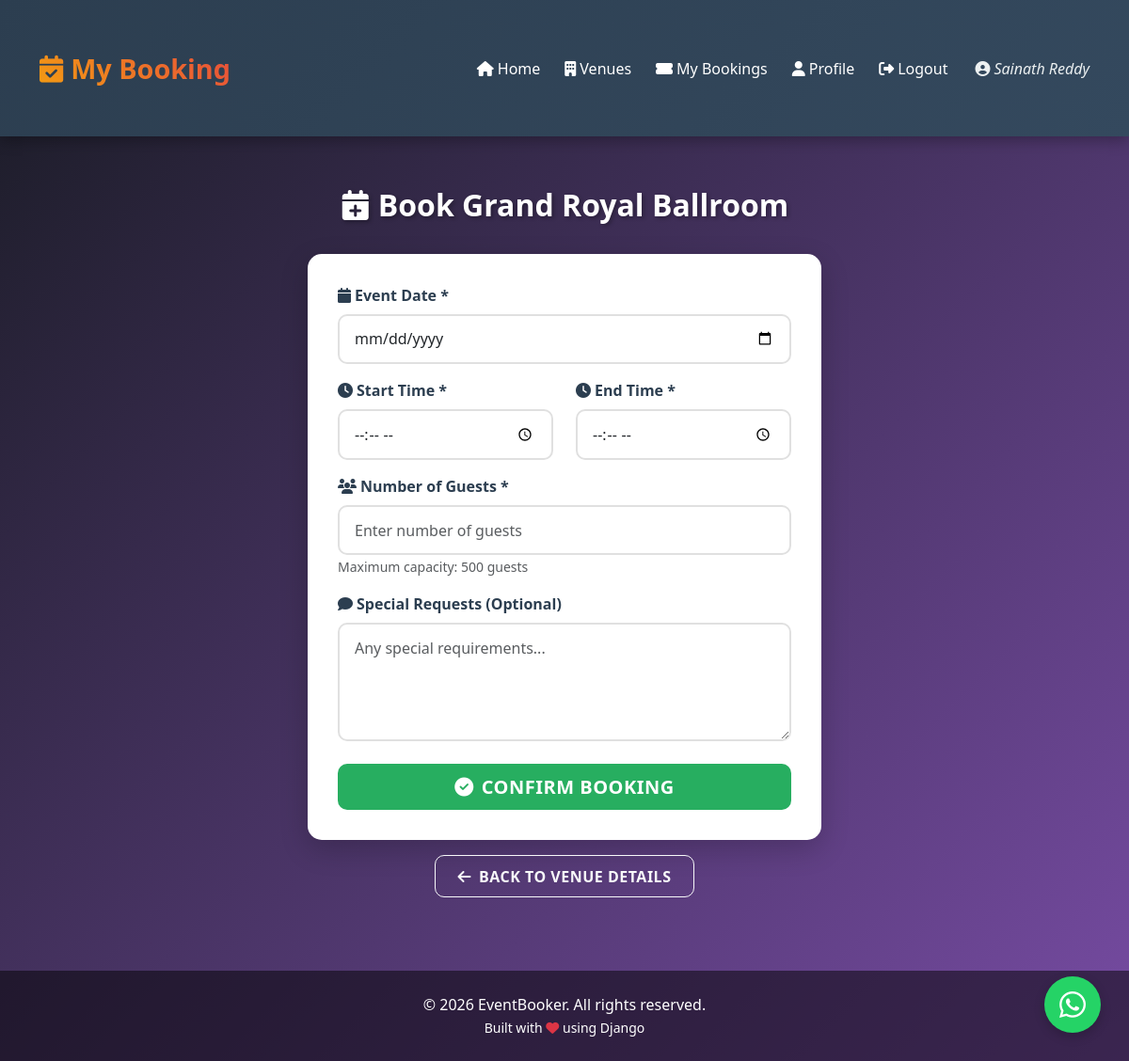
Page /venue/4/book/ (signed in) on the committed database.
### users/models.py (models this page shows, shortened)
class User(AbstractBaseUser, PermissionsMixin):
    email = models.EmailField(unique=True)
    name = models.CharField(max_length=100)
    phone = models.CharField(max_length=15, blank=True)
    is_active = models.BooleanField(default=True)
    is_staff = models.BooleanField(default=False)
    objects = CustomUserManager()
    USERNAME_FIELD = 'email'
    REQUIRED_FIELDS = ['name']

### bookings/models.py (models this page shows, shortened)
class Venue(models.Model):
    VENUE_TYPES = [
        ('wedding_hall', 'Wedding Hall'),
        ('fest', 'Fest'),
        ('dining_table', 'Dining Table'),
        ('vip_table', 'VIP Table'),
        ('conference_room', 'Conference Room'),
    ]
    name = models.CharField(max_length=100)
    venue_type = models.CharField(max_length=20, choices=VENUE_TYPES)
    capacity = models.PositiveIntegerField(help_text="Maximum number of guests")
    location = models.CharField(max_length=200)
    description = models.TextField(blank=True)
    price_per_hour = models.DecimalField(max_digits=8, decimal_places=2)
    image = models.ImageField(upload_to='venues/', blank=True, null=True)
    is_available = models.BooleanField(default=True)
    created_at = models.DateTimeField(auto_now_add=True)

### bookings/views.py (the view, shortened to what this page needs)
# urls.py: path('venue/<int:venue_id>/book/', views.create_booking, name='create_booking'),
@login_required(login_url='login')
def create_booking(request, venue_id):
    venue = get_object_or_404(Venue, pk=venue_id)
    if not venue.is_available:
        messages.error(request, 'This venue is currently unavailable.')
        return redirect('home')
    return render(request, 'bookings/booking_form.html', {'venue': venue})

### templates/bookings/booking_form.html (shortened to what this page needs)
{% extends 'base.html' %}
{% block content %}
<div class="row justify-content-center">
    <div class="col-lg-6">
        <h2 class="text-center">
            <i class="fas fa-calendar-plus me-2"></i>Book {{ venue.name }}
        </h2>
        <form method="post" id="bookingForm">
            <div class="mb-3">
                <label class="form-label">
                    <i class="fas fa-calendar me-1"></i>Event Date *
                </label>
                <input type="date" name="event_date" class="form-control" required
                       value="{{ form_data.event_date|default:'' }}">
            </div>
            <div class="row">
                <div class="col-md-6 mb-3">
                    <label class="form-label">
                        <i class="fas fa-clock me-1"></i>Start Time *
                    </label>
                    <input type="time" name="start_time" class="form-control" required
                           value="{{ form_data.start_time|default:'' }}">
                </div>
                <div class="col-md-6 mb-3">
                    <label class="form-label">
                        <i class="fas fa-clock me-1"></i>End Time *
                    </label>
                    <input type="time" name="end_time" class="form-control" required
                           value="{{ form_data.end_time|default:'' }}">
                </div>
            </div>
            <div class="mb-3">
                <label class="form-label">
                    <i class="fas fa-users me-1"></i>Number of Guests *
                </label>
                <input type="number" name="guests" class="form-control"
                       placeholder="Enter number of guests" required min="1"
                       max="{{ venue.capacity }}"
                       value="{{ form_data.guests|default:'' }}">
                <small class="text-muted">Maximum capacity: {{ venue.capacity }} guests</small>
            </div>
            <div class="mb-4">
                <label class="form-label">
                    <i class="fas fa-comment me-1"></i>Special Requests (Optional)
                </label>
                <textarea name="special_requests" class="form-control" rows="4"
                          placeholder="Any special requirements...">{{ form_data.special_requests|default:'' }}</textarea>
            </div>
            <button type="submit" class="btn btn-success btn-lg w-100">
                <i class="fas fa-check-circle me-2"></i>Confirm Booking
            </button>
        </form>
        <div class="text-center mt-3">
            <a href="{% url 'venue_detail' venue.pk %}" class="btn btn-outline-light">
                <i class="fas fa-arrow-left me-2"></i>Back to Venue Details
            </a>
        </div>
    </div>
</div>
{% endblock %}

### templates/base.html (shortened to what this page needs)
<!DOCTYPE html>
<html lang="en">
<head>
    <link href="https://cdn.jsdelivr.net/npm/bootstrap@5.3.0/dist/css/bootstrap.min.css" rel="stylesheet">
    <link rel="stylesheet" href="https://cdnjs.cloudflare.com/ajax/libs/font-awesome/6.4.0/css/all.min.css">
    {% load static %}
    <link rel="stylesheet" href="{% static 'css/style.css' %}">
</head>
<body>
    <nav class="navbar navbar-expand-lg navbar-dark">
        <div class="container">
            <a class="navbar-brand" href="{% url 'home' %}">
                <i class="fas fa-calendar-check me-2"></i>My Booking
            </a>
            <div class="collapse navbar-collapse" id="navbarNav">
                <ul class="navbar-nav ms-auto align-items-center">
                    {% if user.is_authenticated %}
                        <li class="nav-item">
                            <a class="nav-link" href="{% url 'home' %}">
                                <i class="fas fa-home me-1"></i>Home
                            </a>
                        </li>
                        <li class="nav-item">
                            <a class="nav-link" href="{% url 'venue_list' %}">
                                <i class="fas fa-building me-1"></i>Venues
                            </a>
                        </li>
                        <li class="nav-item">
                            <a class="nav-link" href="{% url 'my_bookings' %}">
                                <i class="fas fa-ticket-alt me-1"></i>My Bookings
                            </a>
                        </li>
                        <li class="nav-item">
                            <a class="nav-link" href="{% url 'profile' %}">
                                <i class="fas fa-user me-1"></i>Profile
                            </a>
                        </li>
                        <li class="nav-item">
                            <a class="nav-link" href="{% url 'logout' %}">
                                <i class="fas fa-sign-out-alt me-1"></i>Logout
                            </a>
                        </li>
                        <li class="nav-item">
                            <span class="navbar-text ms-3">
                                <i class="fas fa-user-circle me-1"></i>{{ user.name }}
                            </span>
                        </li>
                    {% endif %}
                </ul>
            </div>
        </div>
    </nav>
    <main class="container mt-4">
        {% block content %}{% endblock %}
    </main>
    <footer class="text-center text-white mt-5 py-4" style="background: rgba(0,0,0,0.5);">
        <p class="mb-0">
            &copy; {% now "Y" %} EventBooker. All rights reserved.
            <br>
            <small>Built with <i class="fas fa-heart text-danger"></i> using Django</small>
        </p>
    </footer>
    {% if user.is_authenticated %}
        {% with user_name=user.name|urlencode user_phone=user.phone|urlencode %}
        <a href="https://wa.me/918310337340?text=Hi%2C%20I%27m%20{{ user_name }}%20(Phone%3A%20{{ user_phone|default:'not%20provided' }})%2C%20and%20I%20need%20help%20booking%20a%20venue."
           class="whatsapp-float"
           target="_blank"
           rel="noopener noreferrer">
            <i class="fab fa-whatsapp"></i>
        </a>
        {% endwith %}
    {% endif %}
</body>
</html>

### static/css/style.css (style rules this page uses)
:root { --primary-color: #4e54c8; --secondary-color: #8f94fb; --dark-color: #2c3e50; --light-color: #f8f9fa; --success-color: #27ae60; --danger-color: #e74c3c; --warning-color: #f39c12; --info-color: #3498db; }
* { margin: 0; padding: 0; box-sizing: border-box; }
body { font-family: 'Segoe UI', Tahoma, Geneva, Verdana, sans-serif; background: linear-gradient(135deg, #191b24 0%, #764ba2 100%); min-height: 100vh; }
.navbar { background: linear-gradient(135deg, var(--dark-color) 0%, #34495e 100%) !important; box-shadow: 0 4px 15px rgba(0, 0, 0, 0.3); padding: 1rem 0; }
.navbar-brand { font-size: 1.8rem; font-weight: 700; background: linear-gradient(45deg, #f39c12, #e74c3c); -webkit-background-clip: text; -webkit-text-fill-color: transparent; background-clip: text; }
.nav-link { font-weight: 500; margin: 0 5px; transition: all 0.3s ease; color: white !important; }
.navbar-text { color: #ecf0f1 !important; font-style: italic; }
.container { padding-top: 30px; padding-bottom: 30px; }
form { background: white; padding: 2rem; border-radius: 15px; box-shadow: 0 10px 30px rgba(0, 0, 0, 0.2); }
.form-label { font-weight: 600; color: var(--dark-color); margin-bottom: 0.5rem; }
.form-control { border: 2px solid #e0e0e0; border-radius: 10px; padding: 0.8rem 1rem; transition: all 0.3s ease; }
.btn { border-radius: 10px; padding: 0.6rem 1.5rem; font-weight: 600; text-transform: uppercase; letter-spacing: 0.5px; transition: all 0.3s ease; }
.btn-success { background: var(--success-color); border: none; }
h1, h2 { color: white; text-shadow: 2px 2px 4px rgba(0, 0, 0, 0.3); margin-bottom: 2rem; font-weight: 700; }
h2 { font-size: 2rem; }

### templates/base.html (style rules this page uses)
.whatsapp-float { position: fixed; bottom: 30px; right: 30px; background-color: #25D366; color: white; border-radius: 50%; width: 60px; height: 60px; display: flex; align-items: center; justify-content: center; font-size: 32px; box-shadow: 0 4px 12px rgba(0,0,0,0.2); transition: all 0.3s ease; z-index: 1000; text-decoration: none; }

### rows in the picture
User: name "Sainath Reddy"
Venue: name "Grand Royal Ballroom", capacity "500"
